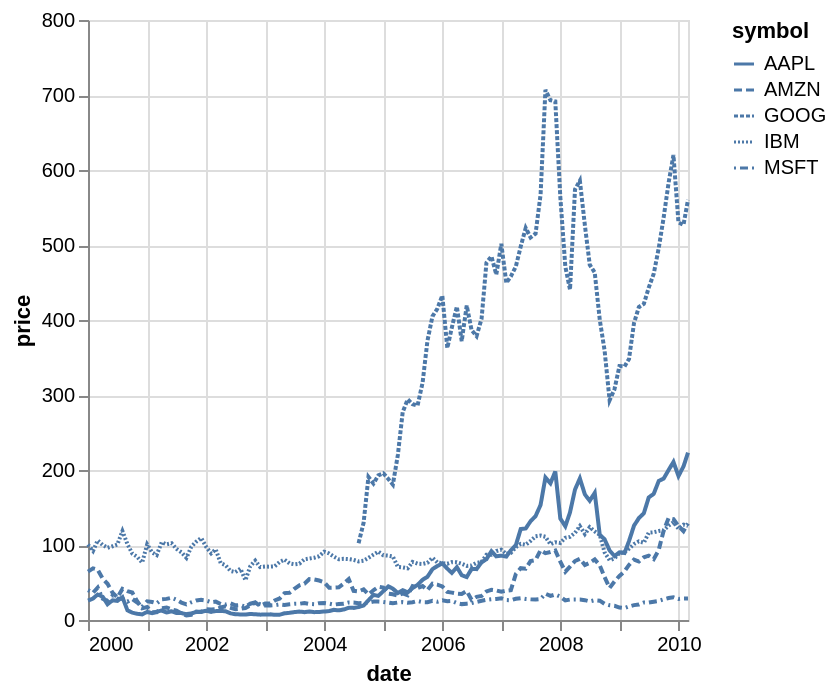

Express this chart as Vega-Lite.
### Vega-Lite specification from a JSON file in a GitHub repository (floating-point values rounded to 4 significant figures; data arrays with more than 128 entries replaced by an {"elided": "..."} marker saying what was removed)
{"$schema": "https://vega.github.io/schema/vega-lite/v4.json", "description": "Stock prices of 5 Tech Companies over Time.", "data": {"values": {"elided": "560 records"}}, "mark": "line", "encoding": {"x": {"field": "date", "type": "temporal"}, "y": {"field": "price", "type": "quantitative"}, "strokeDash": {"field": "symbol", "type": "nominal"}}}
